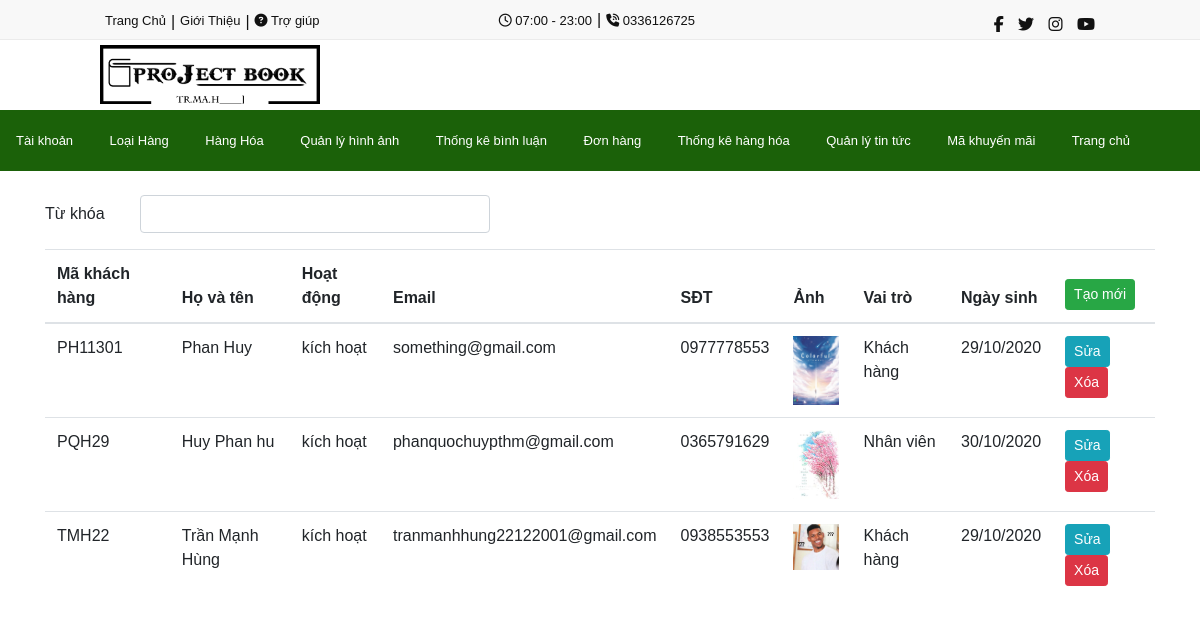
The page /admin/users/tai-khoan.php (signed in) on the database its author committed.
### tables this page shows
CREATE TABLE `manage_img` (
  `id` int(11) NOT NULL,
  `banner1` varchar(255) NOT NULL,
  `banner2` varchar(255) NOT NULL,
  `banner3` varchar(255) NOT NULL,
  `logo` varchar(255) NOT NULL
);

CREATE TABLE `users` (
  `ma_kh` varchar(255) NOT NULL,
  `name` varchar(255) NOT NULL,
  `password` varchar(255) NOT NULL,
  `kich_hoat` tinyint(1) DEFAULT NULL,
  `email` varchar(255) NOT NULL,
  `avatar` varchar(255) NOT NULL,
  `vai_tro` tinyint(1) DEFAULT NULL,
  `ngay_sinh` date NOT NULL,
  `phone_number` varchar(11) NOT NULL,
  `cau_hoi` varchar(255) NOT NULL
);

### lib/db.php (called while the page is built, shortened)
<?php
   $host = "localhost";
   $user = "root";
   $password = "";
   $db = "pt15317project1";
   $conn = null;
   try {
       $conn = new PDO("mysql:host=$host;dbname=$db;charset=utf8", $user,$password);
   } catch (PDOException $e) {
       echo $e->getMessage();
   }
   function dbfetchAll($sql){
    global $conn;
    $stmt = $conn->prepare($sql);
    $stmt->execute();
    $result = $stmt->fetchAll();
    return $result;
   }
?>

### lib/common.php (called while the page is built, shortened)
<?php
function datetimeConvert($datetimeData, $formatString = "d/m/Y"){
    $date = new DateTime($datetimeData);
    return $date->format($formatString);
}
?>

### admin/users/tai-khoan.php (the view, shortened to what this page needs)
<?php
require_once "../../lib/db.php";
require_once "../../lib/common.php";
$keyword = isset($_GET['keyword']) ? $_GET['keyword'] : "";
?>
<!DOCTYPE html>
<html lang="en">
<head>
    <?php include_once "../../_share/style.php" ?>
</head>
<body>
    <?php include_once "../../_share/header-admin.php" ?>
    <main class="container-fluid">
        <div class="container">
            <br>
            <form action="" method="get">
                <div class="form-group row">
                    <label for="" class="col-sm-1 col-form-label">Từ khóa</label>
                    <div class="col-sm-4">
                        <input type="text" name="keyword" class="form-control" value="<?= $keyword ?>">
                    </div>
                </div>
            </form>
            <table class="table table-stripped">
                <thead>
                    <th>Mã khách hàng</th>
                    <th>Họ và tên</th>
                    <th>Hoạt động</th>
                    <th>Email</th>
                    <th>SĐT</th>
                    <th width="70">Ảnh</th>
                    <th>Vai trò</th>
                    <th>Ngày sinh</th>
                    <th>
                        <a href="<?= BASE_URL?>tao-tk.php" class="btn btn-sm btn-success">
                            Tạo mới
                        </a>
                    </th>
                </thead>
                <tbody>
                    <?php foreach (dbfetchAll("select * from users where name like '%$keyword%' or email like '%$keyword%' or ma_kh like '%$keyword%'") as $cursor): ?>
                    <tr>
                        <td><?= $cursor['ma_kh'] ?></td>
                        <td><?= $cursor['name'] ?></td>
                        <td><?= ($cursor['kich_hoat'])?"kích hoạt":"chưa kích hoạt" ?></td>
                        <td><?= $cursor['email'] ?></td>
                        <td><?= $cursor['phone_number'] ?></td>
                        <td>
                            <img src="<?= BASE_URL_B.$cursor['avatar'] ?>" class="img-fluid">
                        </td>
                        <td><?= ($cursor['vai_tro'])?"Nhân viên":"Khách hàng" ?></td>
                        <td>
                            <?= datetimeConvert($cursor['ngay_sinh'], "d/m/Y")?>
                        </td>
                        <td>
                            <a href="<?= BASE_URL?>sua.php?ma_kh=<?= $cursor['ma_kh'] ?>" class="btn btn-info btn-sm">
                                Sửa
                            </a>
                            <a onclick="return confirm('bạn có chắc muốn xóa tài khoản này?')"
                                href="<?= BASE_URL_S?>users/xoa.php?ma_kh=<?= $cursor['ma_kh'] ?>"
                                class="btn btn-danger btn-sm">
                                Xóa
                            </a>
                        </td>
                    </tr>
                    <?php endforeach?>
                </tbody>
            </table>
        </div>
    </main>
</body>
</html>

### _share/style.php (shortened to what this page needs)
<link rel="stylesheet" href="https://stackpath.bootstrapcdn.com/bootstrap/4.5.0/css/bootstrap.min.css"
>

### _share/header-admin.php (shortened to what this page needs)
<link rel="stylesheet" href="<?= BASE_URL_B ?>_share/header-admin.css">
<header>
    <div class="header-top">
        <div class="header-top-top">
            <div class="header-top-left">
                <a href="<?= BASE_URL_C ?>">
                    Trang Chủ
                </a>
                <p>|</p>
                <a href="<?= BASE_URL ?>">
                    Giới Thiệu
                </a>
                <p>|</p>
                <a href="<?= BASE_URL ?>">
                    <i class="fa fa-question-circle"></i> Trợ giúp
                </a>
            </div>
            <div class="header-top-center">
                <a href="<?= BASE_URL ?>">
                    <i class="far fa-clock"></i> 07:00 - 23:00
                </a>
                <p>|</p>
                <a href="<?= BASE_URL ?>">
                    <i class="fas fa-phone-volume"></i> 0336126725
                </a>
            </div>
            <div class="header-top-right">
                <a href="<?= BASE_URL ?>"><span class="fab fa-facebook-f"></span></a>
                <a href="<?= BASE_URL ?>"><span class="fab fa-twitter"></span></a>
                <a href="<?= BASE_URL ?>"><span class="fab fa-instagram"></span></a>
                <a href="<?= BASE_URL ?>"><span class="fab fa-youtube"></span></a>
            </div>
        </div>
    </div>
    <?php
    $sql = "select * from manage_img";
    $produccts = dbfetchAll($sql);
    ?>
    <div class="header-bottom">
        <div class="header-logo">
            <?php foreach($produccts as $key => $cursor):?>
            <img src="<?= BASE_URL_B . $cursor['logo'] ?>" class="img-fluid">
            <?php endforeach?>
        </div>
        <div class="header-search">
        </div>
    </div>
</header>
<div class="header-navbar">
    <nav class="navbarad2">
        <ul>
            <div class="header-navbar-nav-left2">
                <li class="nav-item active">
                    <a class="nav-link" href="<?= BASE_URL_1 ?>">Tài khoản</a>
                </li>
                <li class="nav-item active">
                    <a class="nav-link" href="<?= BASE_URL_2 ?>">Loại Hàng<span class="sr-only">(current)</span></a>
                </li>
                <li class="nav-item">
                    <a class="nav-link" href="<?= BASE_URL_3 ?>">Hàng Hóa<span class="sr-only">(current)</span></a>
                </li>
                <li class="nav-item">
                    <a class="nav-link" href="<?= BASE_URL_12 ?>">Quản lý hình ảnh</a>
                </li>
                <li class="nav-item">
                    <a class="nav-link" href="<?= BASE_URL_13 ?>">Thống kê bình luận</a>
                </li>
                <li class="nav-item">
                    <a class="nav-link" href="<?= BASE_URL_6 ?>">Đơn hàng</a>
                </li>
                <li class="nav-item">
                    <a class="nav-link" href="<?= BASE_URL_7 ?>">Thống kê hàng hóa</a>
                </li>
                <li class="nav-item">
                    <a class="nav-link" href="<?= BASE_URL_16 ?>">Quản lý tin tức</a>
                </li>
                <li class="nav-item">
                    <a class="nav-link" href="<?= BASE_URL_S ?>code_sale/code_sale.php">Mã khuyến mãi</a>
                </li>
                <li class="nav-item">
                    <a class="nav-link" href="<?= BASE_URL_H ?>?action=index">Trang chủ</a>
                </li>
            </div>
        </ul>
    </nav>
</div>

### _share/header-admin.css (style rules this page uses)
* { margin: 0; padding: 0; box-sizing: border-box; font-family: 'Poppins', sans-serif; }
html, body { overflow-x: hidden; width: 100%; }
header { width: 100%; }
header .header-top { padding-top: 8px; width: 100%; height: 40px; background: #f8f8f8; border-bottom: 1px solid #ebebeb; }
header .header-top-top { width: 1000px; height: 24px; margin: auto; background: #f8f8f8; display: grid; grid-template-columns: auto auto auto; }
header .header-top-top i { color: #111111; }
header .header-top-left { height: 24px; display: flex; color: #111111; }
header .header-top-left a { color: #111111; font-size: 13px; text-decoration: none; padding: 0 5px 0 5px; line-height: 25px; }
header .header-top-left p { margin: 2px 0 0 0; }
header .header-top-center { display: flex; text-align: center; padding: 0 0 0 25px; color: #111111; }
header .header-top-center p { line-height: 23px; }
header .header-top-center a { color: #111111; padding: 0 5px 0 5px; text-decoration: none; font-size: 13px; line-height: 25px; }
header .header-top-right { height: 24px; text-align: right; padding: 5px 0 0 0; list-style-type: none; }
header .header-top-right a { margin: 5px 5px 0 5px; padding: 0; text-decoration: none; color: #111111; }
header .header-top-right a span { color: #111111; font-size: 16px; }
header .header-bottom { width: 1000px; height: 70px; margin: auto; display: flex; padding: 5px 0 0 0; display: grid; grid-template-columns: auto auto auto; }
.header-logo { margin: 0; padding: 0; width: 220px; }
.header-logo img { width: 100%; }
.header-search { margin: 9px 10px 0 25px; height: 40px; width: 520px; }
.header-navbar { background: #1b6109; }
nav { width: 1200px; margin: auto; }
nav::after { content: ''; clear: both; display: table; }
nav ul { width: 100%; margin: 0 0 0 0; position: relative; }
nav ul li { display: inline-block; margin: 0; padding: 0; background: #1b6109; }
nav ul li a { text-decoration: none; color: #fff; padding: 15px 15px; font-size: 13px; line-height: 45px; }

### _share/header-admin.php (style rules this page uses)
nav ul li a { text-decoration: none; color: #fff; padding: 15px 15px; font-size: 13px; line-height: 45px; }

### rows shown on the page
manage_img: logo (picture)
users: ma_kh "PH11301", name "Phan Huy", kich_hoat "kích hoạt", email "something@gmail.com", phone_number "0977778553", avatar (picture), vai_tro "Khách hàng", ngay_sinh "29/10/2020"
users: ma_kh "PQH29", name "Huy Phan hu", kich_hoat "kích hoạt", email "phanquochuypthm@gmail.com", phone_number "0365791629", avatar (picture), vai_tro "Nhân viên", ngay_sinh "30/10/2020"
users: ma_kh "TMH22", name "Trần Mạnh Hùng", kich_hoat "kích hoạt", email "tranmanhhung22122001@gmail.com", phone_number "0938553553", avatar (picture), vai_tro "Khách hàng", ngay_sinh "29/10/2020"
